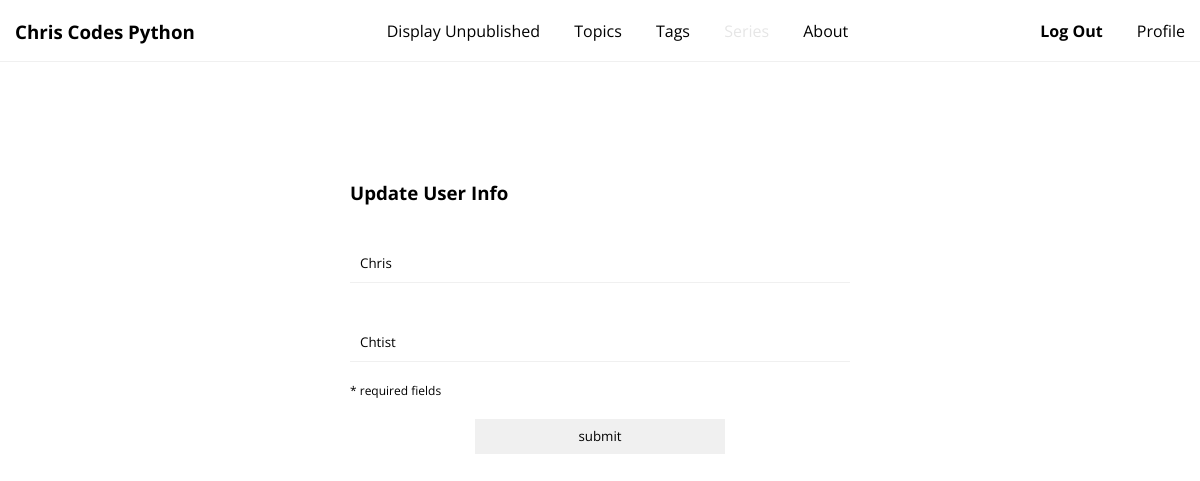
The app's page /profile/info_update/mjqxfwhpsmo4hs6gkwcgj3hrq3so0n9wewn0rgtjpe3lmorazw (signed in), older data.
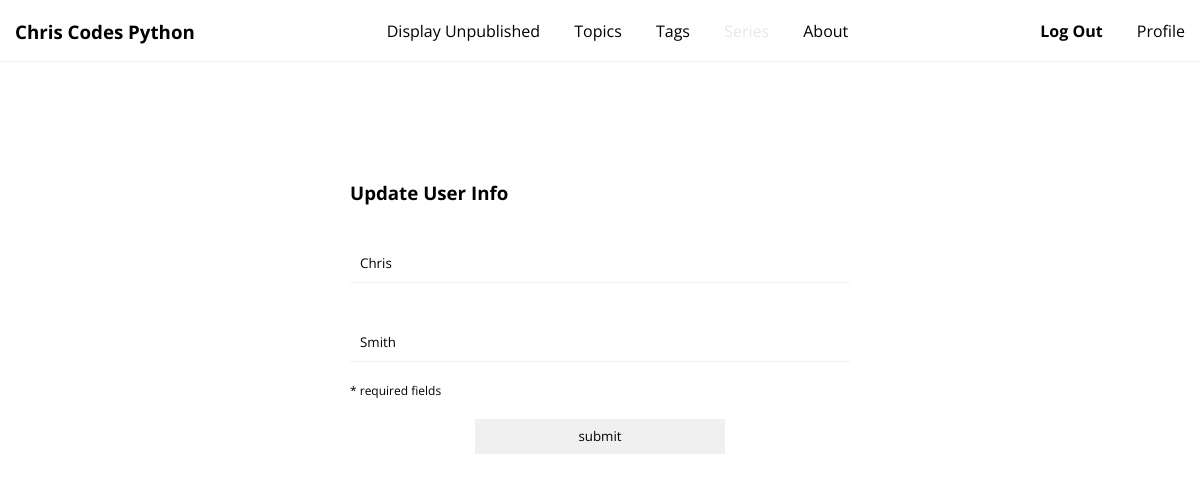
The same page, newer data.
### accounts/models.py (models this page shows, shortened)
class UserInfo(models.Model):
    user = models.OneToOneField(User, related_name='user_info', on_delete=models.CASCADE)
    first_name = models.CharField(max_length=255)
    last_name = models.CharField(max_length=255)

### accounts/views.py (the view)
# urls.py: path('info_update/<slug:user_slug>', user_info_update, name='user_info_update'),
def user_info_update(request, user_slug):
    if request.user.is_authenticated and request.user.slug == user_slug:
        if request.method == "POST":
            user = User.objects.get(slug=user_slug)
            user_info_form = UserInfoForm(request.POST)
            if user_info_form.is_valid():
                user.user_info.first_name = request.POST.get('first_name')
                user.user_info.last_name = request.POST.get('last_name')
                user.user_info.save()
            return redirect('accounts:user_home', user_slug=request.user.slug)
        else:
            user_info_form = UserInfoForm(initial={
                'first_name':request.user.user_info.first_name,
                'last_name':request.user.user_info.last_name,
            })
            return render(request, 'accounts/user_info_update.html', {'user_info_form':user_info_form, })
    else:
        messages.error('Sorry. Error occured while proccesing your request.')
        return redirect('index')

### accounts/forms.py
class UserInfoForm(forms.ModelForm):
    class Meta:
        model = UserInfo
        fields = ['first_name','last_name']
        widgets = {
            'first_name': TextInput(attrs={'placeholder': 'First Name'}),
            'last_name': TextInput(attrs={'placeholder': 'Last Name'}),
            }

### accounts/models.py (called while the page is built)
    @property
    def is_staff(self):
        return self.staff

### accounts/templates/accounts/user_info_update.html (shortened to what this page needs)
{% extends 'base.html' %}
{% load static %}
{% block head %}
<link rel="stylesheet" href="{% static 'forms.css' %}">
{% endblock %}
{% block body %}
<div class="form-container">
  <h3>Update User Info</h3>
  <form class="form-form"  method="POST">
    {{ user_info_form.as_p }}
    <p style="font-size:.75em;">* required fields</p>
    <input class="submit-btn" type="submit"  value="submit">
  </form>
</div>
{% endblock %}

Row changes from the older to the newer data that the page shows:
changed UserInfo "Chris": last_name "Chtist" → "Smith"
